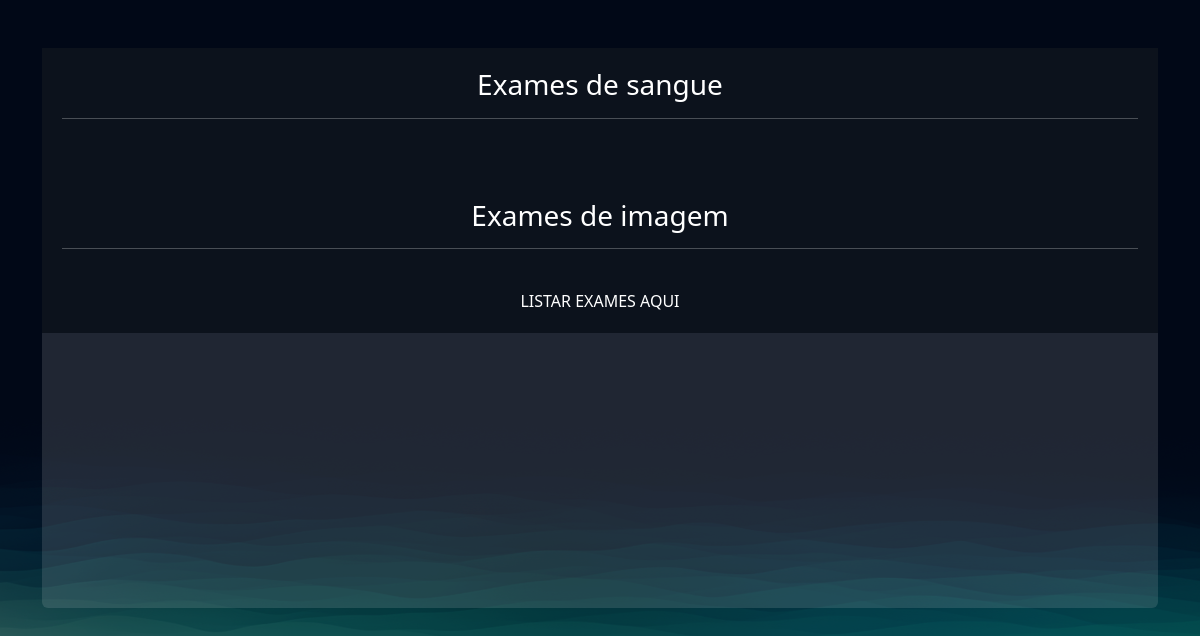
Page /exames/gerenciar_exames/ (signed in) on the earlier database version.
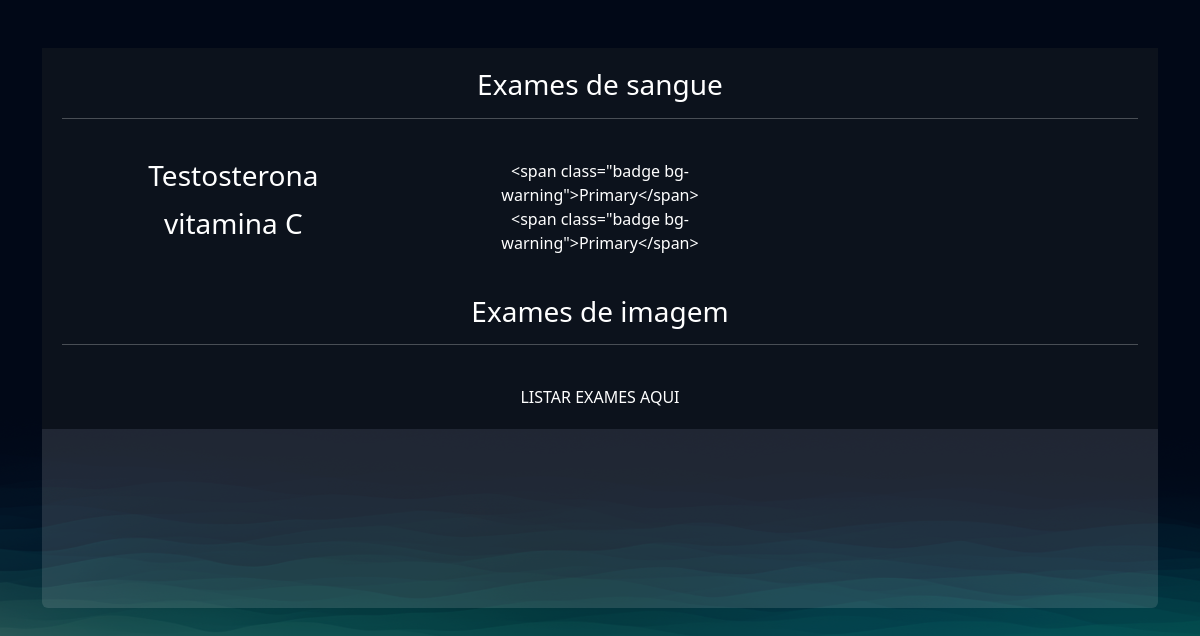
Same page on the later database version.
### exames/models.py (models this page shows, shortened)
class SolicitacaoExame(models.Model):
    choice_status = (
      ('E', 'Em análise'),
      ('F', 'Finalizado')
    )
    usuario = models.ForeignKey(User, on_delete=models.DO_NOTHING)
    exame = models.ForeignKey(TiposExames, on_delete=models.DO_NOTHING)
    status = models.CharField(max_length=2, choices=choice_status)
    resultado = models.FileField(upload_to="resultados", null=True, blank=True)
    requer_senha = models.BooleanField(default=False)
    senha = models.CharField(max_length=16, null=True, blank=True)
    def __str__(self):
        return f'{self.usuario} | {self.exame.nome}'
    def badge_template(self):
        if self.status == "E":
            classes = 'bg-warning'
            texto = "Em análise"
        elif self.status == "F":
            classes = 'bg-success'
            texto = "Finalizado"
        return f'<span class="badge {classes}">Primary</span>'

class TiposExames(models.Model):
    tipo_choices = (
        ('I', 'Exame de imagem'),
        ('S', 'Exame de sangue')
    )
    nome = models.CharField(max_length=50)
    tipo = models.CharField(max_length=1, choices=tipo_choices)
    preco = models.FloatField()
    disponivel = models.BooleanField(default=True)
    horario_inicial = models.IntegerField()
    horario_final = models.IntegerField()

### exames/views.py (the view)
# urls.py: path('gerenciar_exames/', views.gerenciar_exames, name="gerenciar_exames"),
@login_required
def gerenciar_exames(request):
    exames = SolicitacaoExame.objects.filter()
    print(exames)
    return render(request, 'gerenciar_exames.html', {'exames':exames})

### exames/templates/gerenciar_exames.html (shortened to what this page needs)
{% extends "bases/base.html" %}
{% load static %}
{% block 'head' %}
<link href="{% static 'exames/css/css.css' %}" rel="stylesheet" />
<link href="{% static 'exames/css/gerenciar_pedidos.css' %}" rel="stylesheet" />
<link href="{% static 'exames/css/gerenciar_exames.css' %}" rel="stylesheet" />
{% endblock 'head' %}
{% block 'conteudo' %}
<br>
<br>
<div class="container">
  <div class="card card-view">
    <div class="sub-card">
      <h3>Exames de sangue</h3>
      <hr>
      <br>
      {% for exame in exames %}
            {% if exame.exame.tipo == 'S'%}
            <div class="row">
                <div class="col-md"><h3>{{exame.exame.nome}}<h3></div>
                <div class="col-md">
                    {{exame.badge_template}}
                </div>
                <div class="col-md"></div>
            </div>
            {% endif %}
       {% endfor %}
    </div>
    <div class="sub-card">
      <h3>Exames de imagem</h3>
      <hr>
      <br>
      LISTAR EXAMES AQUI
    </div>
  </div>
</div>
{% endblock 'conteudo' %}

### templates/bases/base.html (shortened to what this page needs)
{% load static %}
<!doctype html>
<html lang="pt-BR">
<head>
<link href="https://cdn.jsdelivr.net/npm/bootstrap@5.3.1/dist/css/bootstrap.min.css" rel="stylesheet">
<link rel="stylesheet" href="https://cdnjs.cloudflare.com/ajax/libs/font-awesome/6.4.2/css/all.min.css"
integrity="sha512-z3gLpd7yknf1YoNbCzqRKc4qyor8gaKU1qmn+CShxbuBusANI9QpRohGBreCFkKxLhei6S9CQXFEbbKuqLg0DA=="
crossorigin="anonymous" />
<link rel="stylesheet" href="{% static 'geral/css/base.css' %}">
{% block 'head' %}{% endblock %}
</head>
<body>
{% block 'conteudo' %}{% endblock %}
</body>
</html>

### templates/static/geral/css/base.css (style rules this page uses)
:root { --main-color: #151C34; --dark-color: #0C121C ; --light-color: #6DE6EE; --contrast-color: #f4c96b; --differential-color: #066668; }
* { color: white }

### templates/static/exames/css/css.css (style rules this page uses)
body { background-image: url('/static/geral/img/bg2.png'); background-size: cover; }
.card { background-color: rgba(217, 217, 217, .14); color: white; padding: 15px; }

### templates/static/exames/css/gerenciar_pedidos.css (style rules this page uses)
.card-view { text-align: center; padding: 0; border: none; height: 70vh; }

### templates/static/exames/css/gerenciar_exames.css (style rules this page uses)
.sub-card { background-color: var(--dark-color); padding: 20px; }

Differences in the rows shown:
added SolicitacaoExame: exame.nome "Testosterona", badge_template "<span class=\"badge bg-warning\">Primary</span>"
added SolicitacaoExame: exame.nome "vitamina C", badge_template "<span class=\"badge bg-warning\">Primary</span>"
